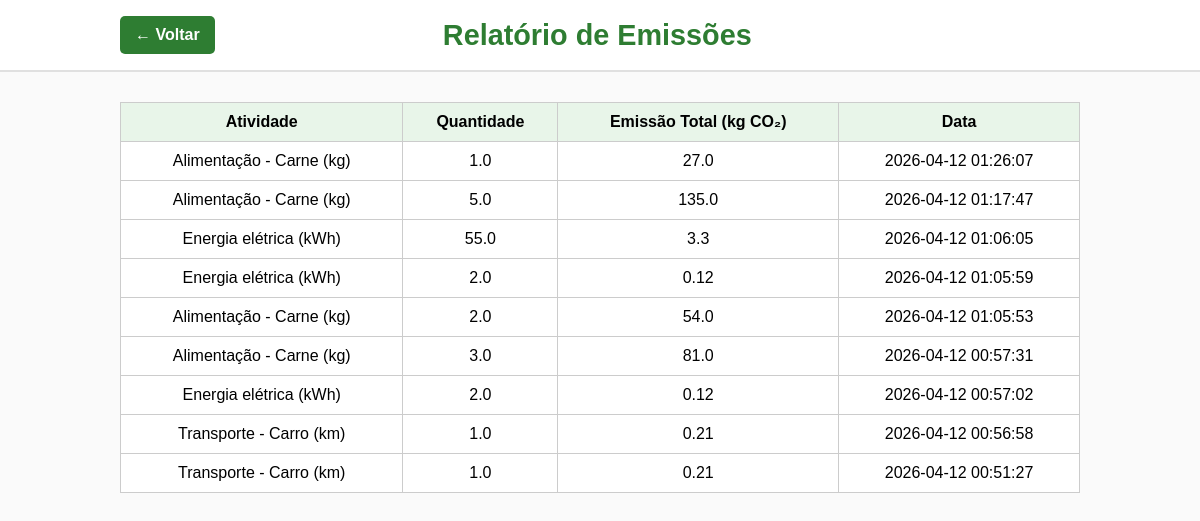
Screenshot of /relatorio (signed in) with the database file from the repository.
### tables this page shows
CREATE TABLE registros_carbono (
            id_registro INTEGER PRIMARY KEY AUTOINCREMENT,
            id_usuario INTEGER NOT NULL,
            id_atividade INTEGER NOT NULL,
            quantidade REAL NOT NULL,
            emissao_total REAL,
            data_registro DATETIME DEFAULT CURRENT_TIMESTAMP,
            FOREIGN KEY (id_usuario) REFERENCES usuarios(id_usuario),
            FOREIGN KEY (id_atividade) REFERENCES atividades(id_atividade)
        );

CREATE TABLE atividades (
            id_atividade INTEGER PRIMARY KEY AUTOINCREMENT,
            nome TEXT NOT NULL,
            fator_emissao REAL NOT NULL
        );

### app.py (the view)
@app.route("/relatorio")
def relatorio():
    if "user_id" not in session:
        return redirect(url_for("login"))
    conn = conectar()
    registros = conn.execute("""
        SELECT a.nome, r.quantidade, r.emissao_total, r.data_registro
        FROM registros_carbono r
        JOIN atividades a ON r.id_atividade = a.id_atividade
        WHERE r.id_usuario = ?
        ORDER BY r.data_registro DESC
    """, (session["user_id"],)).fetchall()
    conn.close()
    return render_template("relatorio.html", registros=registros)

### app.py (called while the page is built)
def conectar():
    conn = sqlite3.connect(DATABASE)
    conn.row_factory = sqlite3.Row  # Isso permite usar usuario['id_usuario']
    return conn

### templates/relatorio.html (shortened to what this page needs)
<!DOCTYPE html>
<html lang="pt-BR">
<head>
</head>
<body>
    <div class="topo">
        <div class="container topo-conteudo">
            <a href="{{ url_for('index') }}" class="btn-voltar">← Voltar</a>
            <h1>Relatório de Emissões</h1>
        </div>
    </div>
    <div class="container">
        <table>
            <tr>
                <th>Atividade</th>
                <th>Quantidade</th>
                <th>Emissão Total (kg CO₂)</th>
                <th>Data</th>
            </tr>
            {% for r in registros %}
            <tr>
                <td>{{ r.nome }}</td>
                <td>{{ r.quantidade }}</td>
                <td>{{ r.emissao_total }}</td>
                <td>{{ r.data_registro }}</td>
            </tr>
            {% endfor %}
        </table>
    </div>
</body>
</html>

### templates/relatorio.html (style rules this page uses)
body { font-family: Arial, sans-serif; background-color: #fafafa; margin: 0; }
.container { width: 80%; margin: 0 auto; }
.topo { background-color: #ffffff; border-bottom: 2px solid #e0e0e0; }
.topo-conteudo { display: flex; align-items: center; justify-content: space-between; height: 70px; }
.topo h1 { margin: 0; color: #2e7d32; font-size: 1.8em; text-align: center; flex: 1; }
.btn-voltar { padding: 10px 15px; background-color: #2e7d32; color: white; text-decoration: none; border-radius: 5px; font-weight: bold; }
table { margin: 30px auto; border-collapse: collapse; width: 100%; background-color: white; }
th, td { border: 1px solid #ccc; padding: 10px; text-align: center; }
th { background-color: #e8f5e9; font-weight: bold; }

### rows the page displays
registros_carbono: nome "Alimentação - Carne (kg)", quantidade "1.0", emissao_total "27.0", data_registro "2026-04-12 01:26:07"
registros_carbono: nome "Alimentação - Carne (kg)", quantidade "5.0", emissao_total "135.0", data_registro "2026-04-12 01:17:47"
registros_carbono: nome "Energia elétrica (kWh)", quantidade "55.0", emissao_total "3.3", data_registro "2026-04-12 01:06:05"
registros_carbono: nome "Energia elétrica (kWh)", quantidade "2.0", emissao_total "0.12", data_registro "2026-04-12 01:05:59"
registros_carbono: nome "Alimentação - Carne (kg)", quantidade "2.0", emissao_total "54.0", data_registro "2026-04-12 01:05:53"
registros_carbono: nome "Alimentação - Carne (kg)", quantidade "3.0", emissao_total "81.0", data_registro "2026-04-12 00:57:31"
registros_carbono: nome "Energia elétrica (kWh)", quantidade "2.0", emissao_total "0.12", data_registro "2026-04-12 00:57:02"
registros_carbono: nome "Transporte - Carro (km)", quantidade "1.0", emissao_total "0.21", data_registro "2026-04-12 00:56:58"
registros_carbono: nome "Transporte - Carro (km)", quantidade "1.0", emissao_total "0.21", data_registro "2026-04-12 00:51:27"
